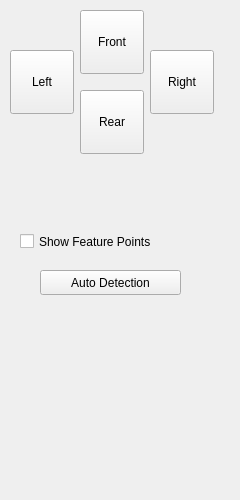
<?xml version="1.0" encoding="UTF-8"?>
<ui version="4.0">
 <class>Control1</class>
 <widget class="QWidget" name="Control1">
  <property name="geometry">
   <rect>
    <x>0</x>
    <y>0</y>
    <width>240</width>
    <height>500</height>
   </rect>
  </property>
  <property name="sizePolicy">
   <sizepolicy hsizetype="Fixed" vsizetype="Preferred">
    <horstretch>0</horstretch>
    <verstretch>0</verstretch>
   </sizepolicy>
  </property>
  <property name="minimumSize">
   <size>
    <width>240</width>
    <height>500</height>
   </size>
  </property>
  <property name="maximumSize">
   <size>
    <width>500</width>
    <height>16777215</height>
   </size>
  </property>
  <property name="windowTitle">
   <string>Form</string>
  </property>
  <widget class="QToolButton" name="frontCam">
   <property name="geometry">
    <rect>
     <x>80</x>
     <y>10</y>
     <width>64</width>
     <height>64</height>
    </rect>
   </property>
   <property name="text">
    <string>Front</string>
   </property>
   <property name="icon">
    <iconset resource="images.qrc">
     <normaloff>:/images/cam1.png</normaloff>:/images/cam1.png</iconset>
   </property>
   <property name="iconSize">
    <size>
     <width>64</width>
     <height>64</height>
    </size>
   </property>
   <property name="checkable">
    <bool>true</bool>
   </property>
  </widget>
  <widget class="QToolButton" name="leftCam">
   <property name="geometry">
    <rect>
     <x>10</x>
     <y>50</y>
     <width>64</width>
     <height>64</height>
    </rect>
   </property>
   <property name="text">
    <string>Left</string>
   </property>
   <property name="icon">
    <iconset resource="images.qrc">
     <normaloff>:/images/cam3.png</normaloff>:/images/cam3.png</iconset>
   </property>
   <property name="iconSize">
    <size>
     <width>64</width>
     <height>64</height>
    </size>
   </property>
   <property name="checkable">
    <bool>true</bool>
   </property>
  </widget>
  <widget class="QToolButton" name="rightCam">
   <property name="geometry">
    <rect>
     <x>150</x>
     <y>50</y>
     <width>64</width>
     <height>64</height>
    </rect>
   </property>
   <property name="text">
    <string>Right</string>
   </property>
   <property name="icon">
    <iconset resource="images.qrc">
     <normaloff>:/images/cam2.png</normaloff>:/images/cam2.png</iconset>
   </property>
   <property name="iconSize">
    <size>
     <width>64</width>
     <height>64</height>
    </size>
   </property>
   <property name="checkable">
    <bool>true</bool>
   </property>
  </widget>
  <widget class="QToolButton" name="rearCam">
   <property name="geometry">
    <rect>
     <x>80</x>
     <y>90</y>
     <width>64</width>
     <height>64</height>
    </rect>
   </property>
   <property name="text">
    <string>Rear</string>
   </property>
   <property name="icon">
    <iconset resource="images.qrc">
     <normaloff>:/images/cam4.png</normaloff>:/images/cam4.png</iconset>
   </property>
   <property name="iconSize">
    <size>
     <width>64</width>
     <height>64</height>
    </size>
   </property>
   <property name="checkable">
    <bool>true</bool>
   </property>
  </widget>
  <widget class="QCheckBox" name="checkBox">
   <property name="geometry">
    <rect>
     <x>20</x>
     <y>230</y>
     <width>231</width>
     <height>23</height>
    </rect>
   </property>
   <property name="text">
    <string>Show Feature Points</string>
   </property>
  </widget>
  <widget class="QPushButton" name="pushButton">
   <property name="geometry">
    <rect>
     <x>40</x>
     <y>270</y>
     <width>141</width>
     <height>25</height>
    </rect>
   </property>
   <property name="text">
    <string>Auto Detection</string>
   </property>
  </widget>
 </widget>
 <resources>
  <include location="images.qrc"/>
 </resources>
 <connections/>
</ui>
